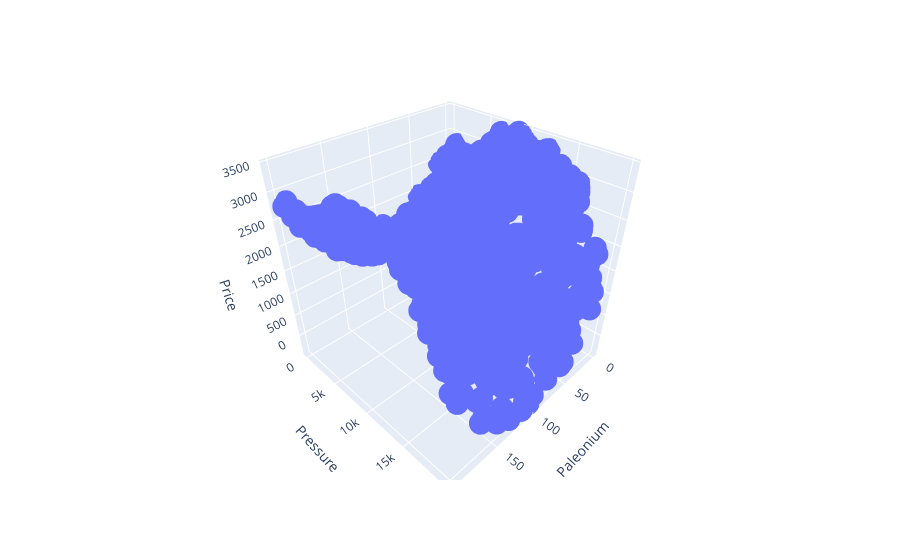

The notebook cell saved with this chart:
### Code cell
#previsualization
px.scatter_3d(df,x='Paleonium',y='Pressure',z='Price')

### Figure 1 — Plotly figure (JSON) as saved in the notebook; plotly's stock layout.template omitted (floating-point values rounded to 4 significant figures; data arrays with more than 128 entries replaced by an {"elided": "..."} marker saying what was removed)
{"data": [{"hovertemplate": "Paleonium=%{x}<br>Pressure=%{y}<br>Price=%{z}<extra></extra>", "legendgroup": "", "marker": {"color": "#636efa", "symbol": "circle"}, "mode": "markers", "name": "", "scene": "scene", "showlegend": false, "type": "scatter3d", "x": {"elided": "1000 int values"}, "y": {"elided": "1000 int values"}, "z": {"elided": "1000 float values"}}], "layout": {"legend": {"tracegroupgap": 0}, "margin": {"t": 60}, "scene": {"domain": {"x": [0, 1], "y": [0, 1]}, "xaxis": {"title": {"text": "Paleonium"}}, "yaxis": {"title": {"text": "Pressure"}}, "zaxis": {"title": {"text": "Price"}}}}}
